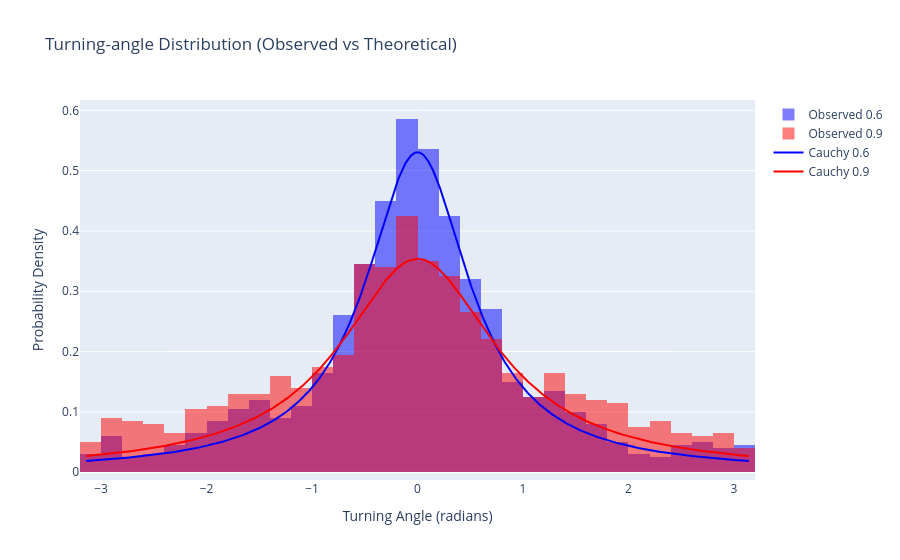

The cell this chart's notebook holds for it:
### Markdown cell above
# Activity 3: Histograms + Curves

### Code cell
import numpy as np
import pandas as pd
import plotly.graph_objects as go
from scipy.stats import cauchy

# 1. Correlated Random Walk (CRW) with Cauchy-distributed Turning Angles
def correlated_random_walk_cauchy(n_steps, cauchy_scale, step_size=1):
    angles = np.cumsum(cauchy.rvs(scale=cauchy_scale, size=n_steps))
    steps = np.column_stack((step_size * np.cos(angles), step_size * np.sin(angles)))
    trajectory = np.cumsum(steps, axis=0)
    return pd.DataFrame(trajectory, columns=['x', 'y']), angles

# 2. Compute Turning Angles
def compute_turning_angles(angles):
    turning_angles = np.diff(angles)
    turning_angles = np.mod(turning_angles + np.pi, 2*np.pi) - np.pi  # Normalize to [-π, π]
    return turning_angles

# 3. Generate CRW Trajectories with Different Cauchy Coefficients
crw_traj_06, angles_06 = correlated_random_walk_cauchy(1000, cauchy_scale=0.6, step_size=2)
crw_traj_09, angles_09 = correlated_random_walk_cauchy(1000, cauchy_scale=0.9, step_size=2)

# 4. Compute Observed Turning Angles
turning_angles_06 = compute_turning_angles(angles_06)
turning_angles_09 = compute_turning_angles(angles_09)

# 5. Generate Theoretical Cauchy Distributions
x_vals = np.linspace(-np.pi, np.pi, 1000)
cauchy_pdf_06 = cauchy.pdf(x_vals, scale=0.6)
cauchy_pdf_09 = cauchy.pdf(x_vals, scale=0.9)

# 6. Plot Turning-angle Distribution (Observed vs Theoretical)
fig_turning = go.Figure()
fig_turning.add_trace(go.Histogram(x=turning_angles_06, histnorm='probability density', nbinsx=50, name='Observed 0.6', opacity=0.5, marker_color='blue'))
fig_turning.add_trace(go.Histogram(x=turning_angles_09, histnorm='probability density', nbinsx=50, name='Observed 0.9', opacity=0.5, marker_color='red'))
fig_turning.add_trace(go.Scatter(x=x_vals, y=cauchy_pdf_06, mode='lines', line=dict(width=2, color='blue'), name='Cauchy 0.6'))
fig_turning.add_trace(go.Scatter(x=x_vals, y=cauchy_pdf_09, mode='lines', line=dict(width=2, color='red'), name='Cauchy 0.9'))
fig_turning.update_layout(title='Turning-angle Distribution (Observed vs Theoretical)', xaxis_title='Turning Angle (radians)', yaxis_title='Probability Density', barmode='overlay')
fig_turning.show()

### Figure 1 — Plotly figure (JSON) as saved in the notebook; plotly's stock layout.template omitted (floating-point values rounded to 4 significant figures; data arrays with more than 128 entries replaced by an {"elided": "..."} marker saying what was removed)
{"data": [{"histnorm": "probability density", "marker": {"color": "blue"}, "name": "Observed 0.6", "nbinsx": 50, "opacity": 0.5, "type": "histogram", "x": {"elided": "999 float values"}}, {"histnorm": "probability density", "marker": {"color": "red"}, "name": "Observed 0.9", "nbinsx": 50, "opacity": 0.5, "type": "histogram", "x": {"elided": "999 float values"}}, {"line": {"color": "blue", "width": 2}, "mode": "lines", "name": "Cauchy 0.6", "type": "scatter", "x": {"elided": "1000 float values"}, "y": {"elided": "1000 float values"}}, {"line": {"color": "red", "width": 2}, "mode": "lines", "name": "Cauchy 0.9", "type": "scatter", "x": {"elided": "1000 float values"}, "y": {"elided": "1000 float values"}}], "layout": {"barmode": "overlay", "title": {"text": "Turning-angle Distribution (Observed vs Theoretical)"}, "xaxis": {"title": {"text": "Turning Angle (radians)"}}, "yaxis": {"title": {"text": "Probability Density"}}}}
